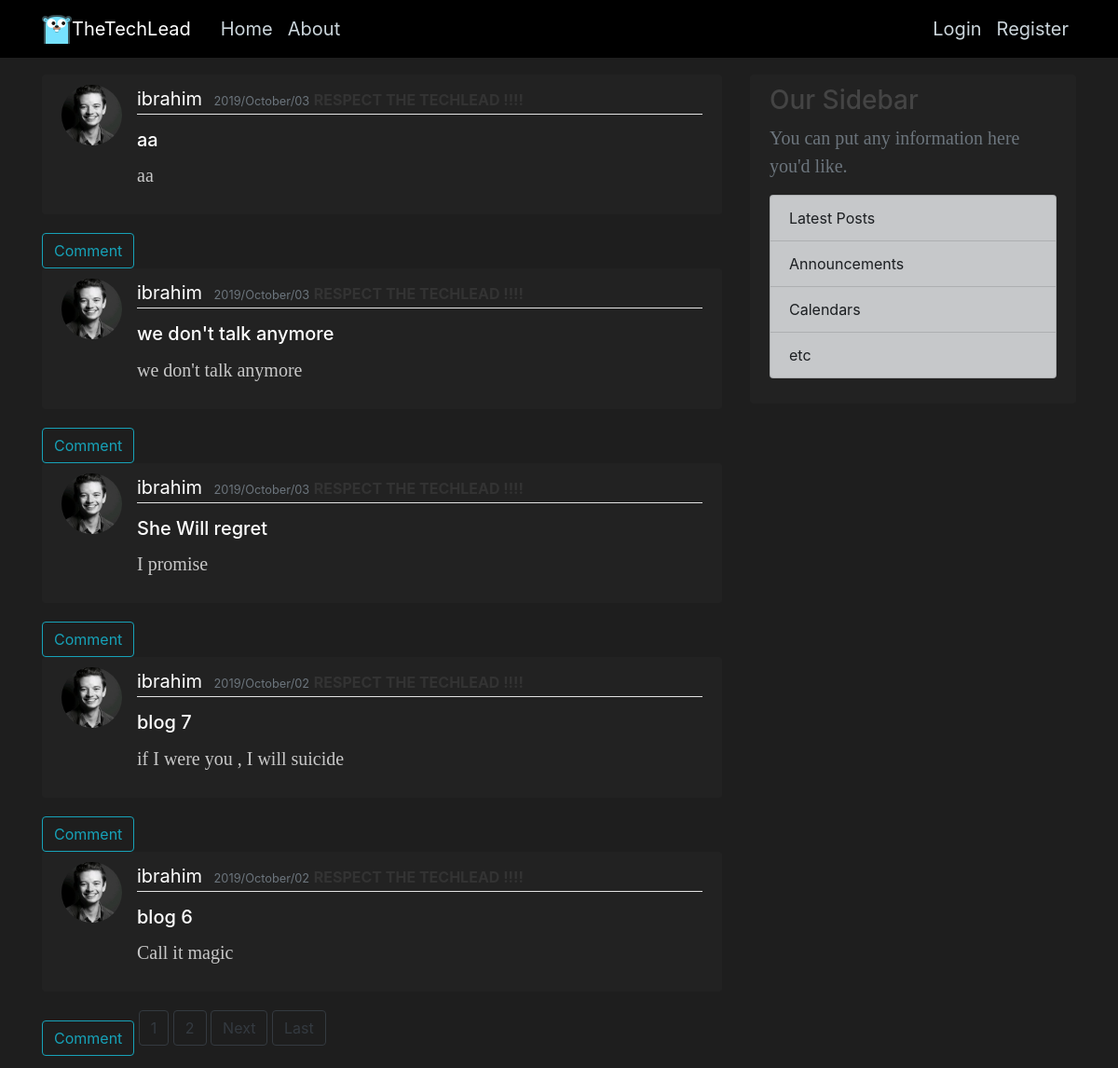
Before: /blog/ with the older database file.
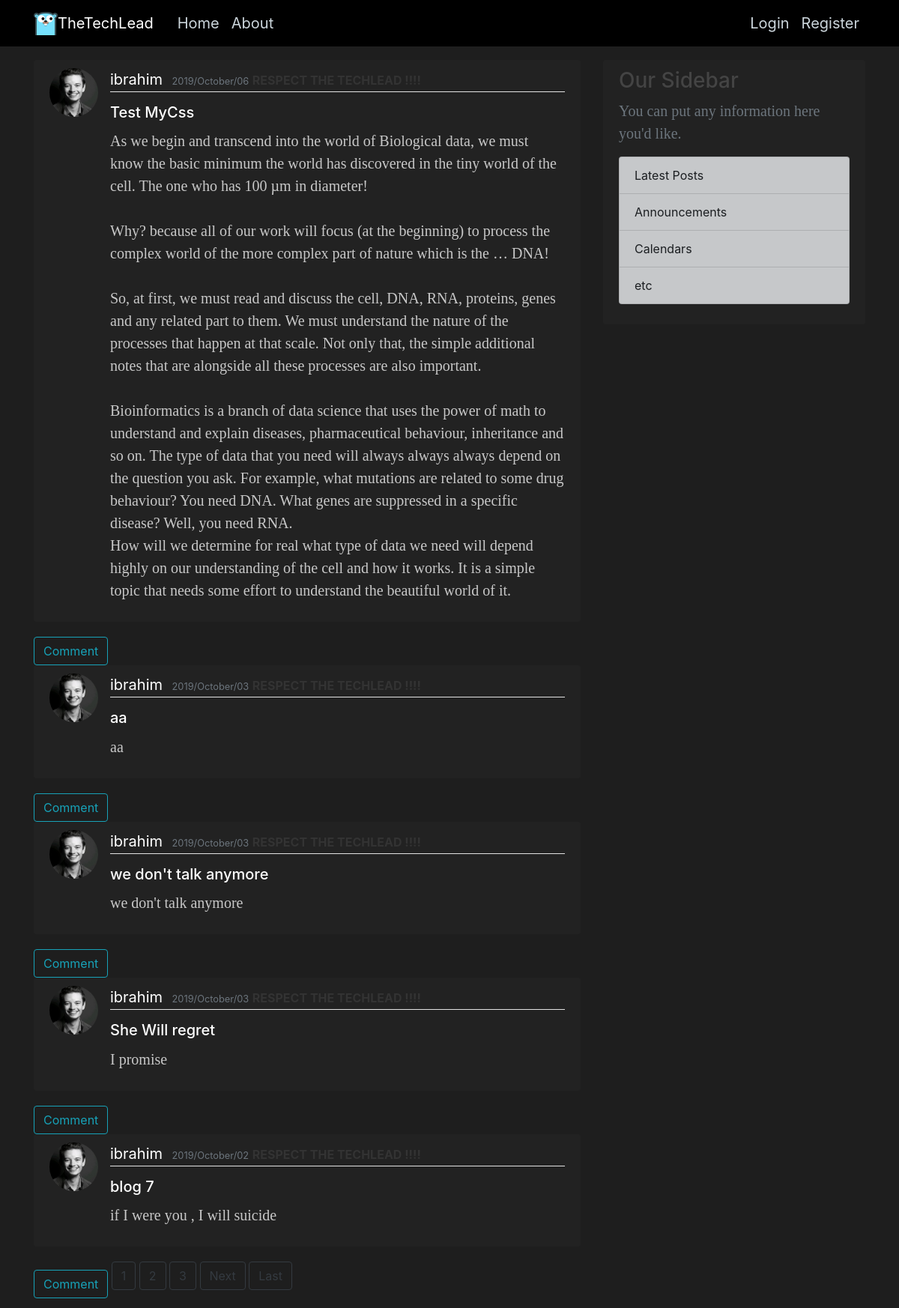
After: the same page with the newer database file.
### blog/models.py (models this page shows, shortened)
class Post(models.Model):
    title = models.CharField(default=' ',max_length=100) #CharField used for names restricted strings
    content = models.TextField(default=' ') #unrestricted string there is "choices" parameter used for choose your own charfields
    date = models.DateTimeField(default=timezone.now)
    author = models.ForeignKey(User,on_delete=models.CASCADE)

### users/models.py (models this page shows, shortened)
class Profile(models.Model):
    user = models.OneToOneField(User,on_delete=models.CASCADE)
    image = models.ImageField(default ='default.jpeg',upload_to='profile_pics')

### blog/views.py (the view)
# urls.py: path('', PostListView.as_view(),name='blog-home'),
class PostListView(ListView):
    model = Post
    template_name = 'blog/home.html'  # <app>/<model>_<viewtype>.html
    context_object_name = 'posts'
    ordering = ['-date']
    paginate_by = 5

### blog/templates/blog/home.html (shortened to what this page needs)
{%extends "blog/base.html" %}
{% block content %}
{% for post in posts %}
<article class="media content-section">
  <img class="rounded-circle article-img" src={{post.author.profile.image.url}}>
  <div class="media-body">
    <div class="article-metadata">
      <a class="mr-2" href="{% url 'user-posts' post.author.username %}">{{ post.author }}</a>
      <small class="text-muted">{{ post.date |date:"Y/F/d" }}</small>
      <strong> RESPECT THE TECHLEAD !!!! </strong>
    </div>
    <h2><a class="article-title" href="{% url 'post-detail' post.id %}">{{ post.title }}</a></h2>
    <p class="article-content">{{ post.content }}</p>
  </div>
</article>
<a href={% url 'comments-create' post.id %}><button class="btn btn-outline-info" type="submit">Comment</button></a>
{% endfor %}
  {% if is_paginated %}
    {% for num in page_obj.paginator.page_range %}
      {% if page_obj.number == num %}
            <a type="button" class = "btn btn-outline-dark mb-4 "  href="?page={{num}}">{{ num }}</a>
      {% elif num > page_obj.number|add:'-3' and num < page_obj.number|add:'3'%}
            <a type="button" class = "btn btn-outline-dark mb-4 "  href="?page={{num}}">{{ num }}</a>
      {% endif %}
    {% endfor %}
      {% if page_obj.has_next %}
      <a type="button" class = "btn btn-outline-dark mb-4 " href="?page={{page_obj.next_page_number}}">Next</a>
      <a type="button" class = "btn btn-outline-dark mb-4 " href="?page={{num}}">Last</a>
      {% endif %}
  {% endif %}
{% endblock content %}

Changed rows visible on the page:
no longer on this page (row unchanged): Post: author.profile.image (picture), author "ibrahim", date "2019/October/02", title "blog 6", content "Call it magic"
added Post: author.profile.image (picture), author "ibrahim", date "2019/October/06", title "Test MyCss", content "As we begin and transcend into the world of Biological data, we must know the basic minimum the world has discovered in the tiny world of the cell. The one who has 100 µm in diameter! Why? because all of our work will focus (at the beginning) to process the complex world of the more complex part of nature which is the … DNA! So, at first, we must read and discuss the cell, DNA, RNA, proteins, genes and any related part to them. We must understand the nature of the processes that happen at that scale. Not only that, the simple additional notes that are alongside all these processes are also important. Bioinformatics is a branch of data science that uses the power of math to understand and…"
Other visible differences:
new list line: "3"
